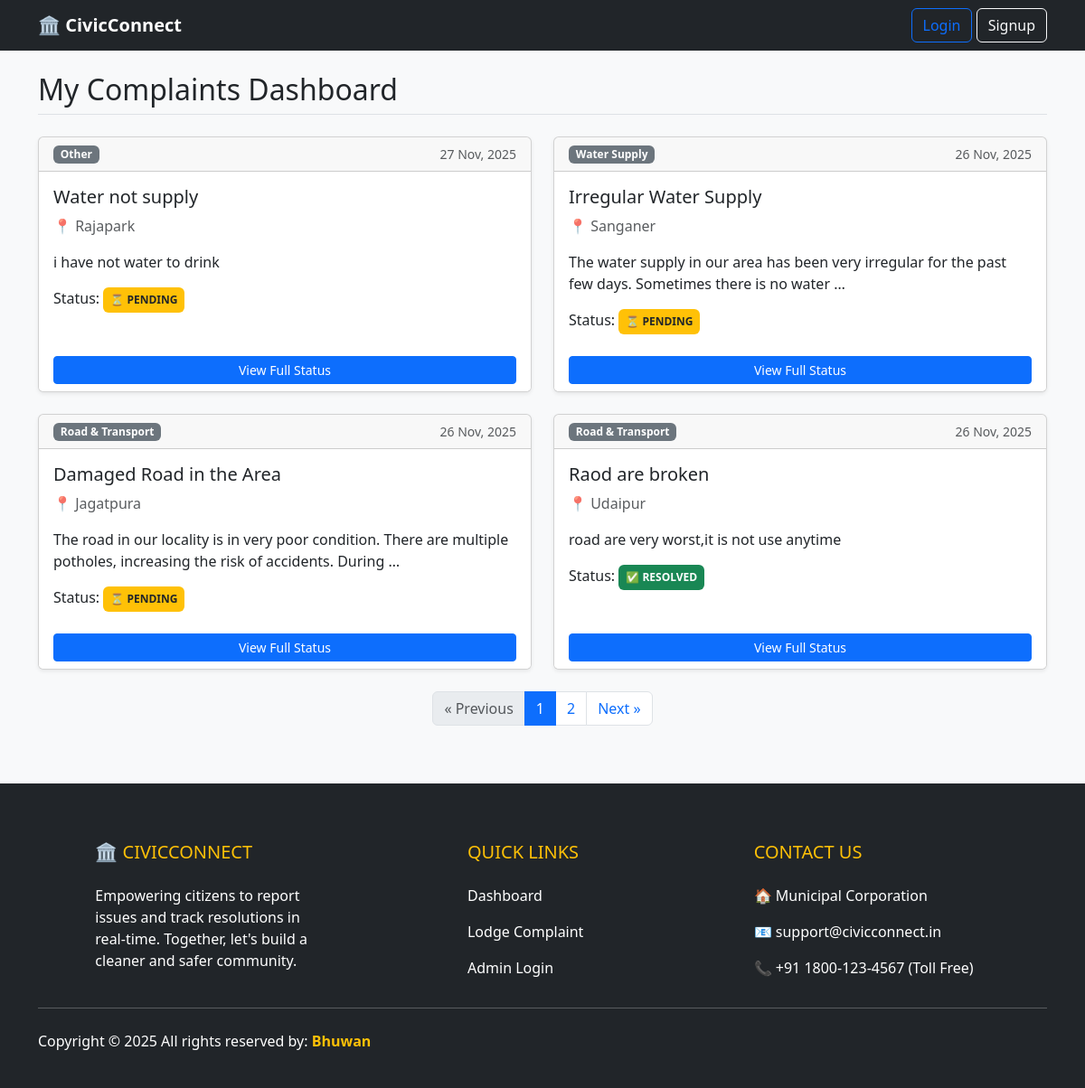
The app's page /, older data.
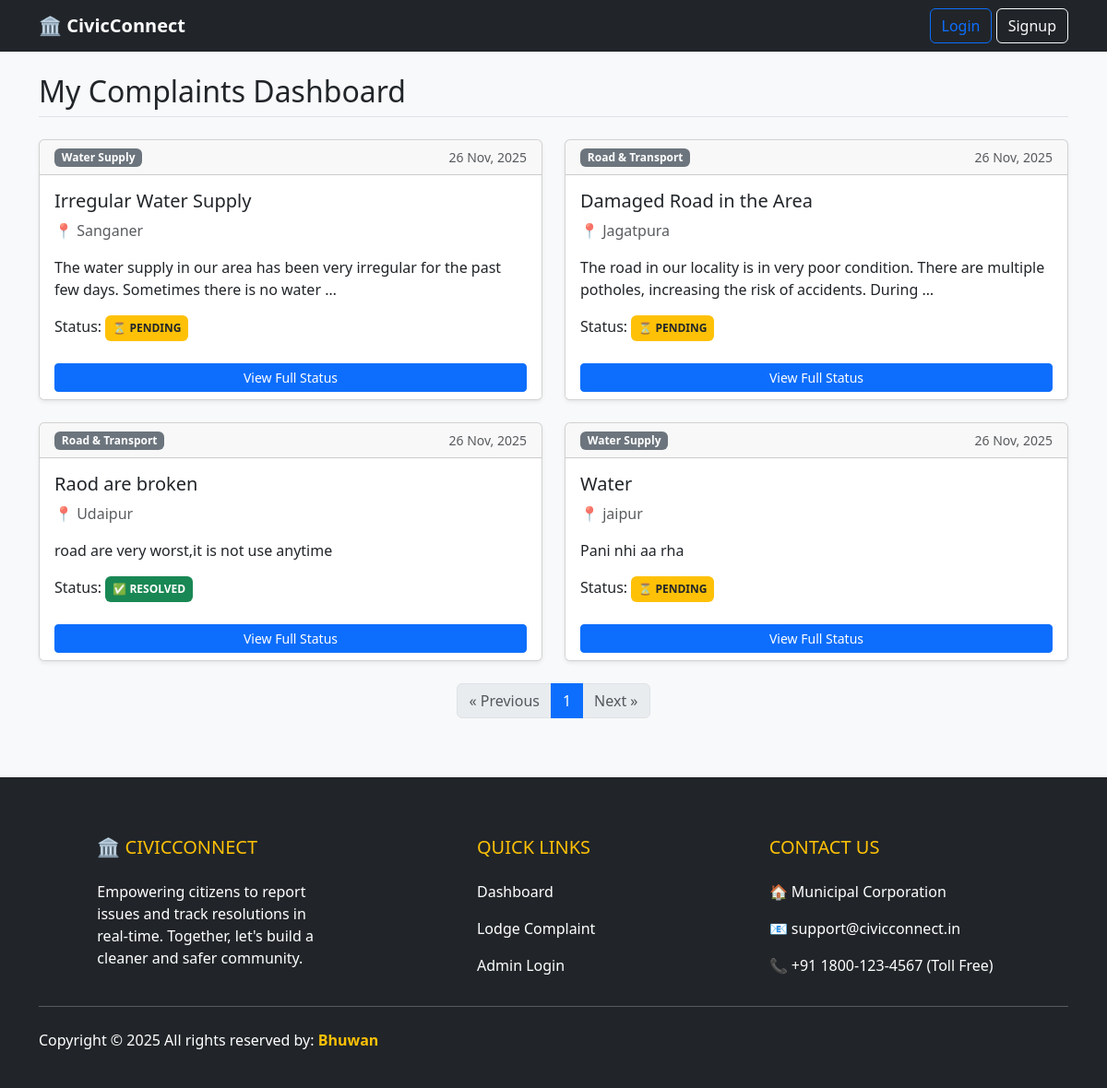
The same page, newer data.
### GrievancePortal/models.py (models this page shows, shortened)
class Grievance(models.Model):
    CATEGORY_CHOICES = [
        ('ROAD', 'Road & Transport'),
        ('WATER', 'Water Supply'),
        ('ELECTRICITY', 'Electricity & Street Lights'),
        ('GARBAGE', 'Garbage & Cleaning'),
        ('OTHER', 'Other'),
    ]
    STATUS_CHOICES = [
        ('PENDING', 'Pending Review'),
        ('IN_PROGRESS', 'In Progress'),
        ('RESOLVED', 'Resolved'),
        ('REJECTED', 'Rejected'),
    ]
    user = models.ForeignKey(User, on_delete=models.CASCADE)
    title = models.CharField(max_length=200, verbose_name="Complaint Subject")
    description = models.TextField(verbose_name="Detailed Issue")
    location = models.CharField(max_length=200, help_text="E.g., Sector 4, Main Market")
    evidence_image = models.ImageField(upload_to='grievances/', blank=True, null=True)
    category = models.CharField(max_length=20, choices=CATEGORY_CHOICES, default='OTHER')
    status = models.CharField(max_length=20, choices=STATUS_CHOICES, default='PENDING')
    created_at = models.DateTimeField(auto_now_add=True)
    updated_at = models.DateTimeField(auto_now=True)

### GrievancePortal/views.py (the view)
# urls.py: path('', grievance_views.grievance_list, name='grievance_list'),
def grievance_list(request):
    posts_list = Grievance.objects.all().order_by('-created_at')  #Sabhi posts layega
    query = request.GET.get('q')
    if query:
        posts_list = posts_list.filter(title__icontains=query)
    paginator = Paginator(posts_list, 4)  # Show only 3 posts per page
    page_number = request.GET.get('page')
    page_obj = paginator.get_page(page_number)
    return render(request, 'grievance/grievance_list.html', {'page_obj': page_obj, 'posts': page_obj.object_list, 'query': query})

### GrievancePortal/templates/grievance/grievance_list.html
{% extends 'grievance/base.html' %}
{% block content %}
    <h2 class="mb-4 border-bottom pb-2">My Complaints Dashboard</h2>
    <div class="row">
        {% for obj in posts %} <div class="col-md-6 mb-4">
            <div class="card shadow-sm h-100">
                <div class="card-header d-flex justify-content-between align-items-center">
                    <span class="badge bg-secondary">{{ obj.get_category_display }}</span>
                    <small class="text-muted">{{ obj.created_at|date:"d M, Y" }}</small>
                </div>
                <div class="card-body">
                    <h5 class="card-title">{{ obj.title }}</h5>
                    <p class="card-text text-muted">📍 {{ obj.location }}</p>
                    <p class="card-text">{{ obj.description|truncatewords:20 }}</p>
                    <div class="mt-3">
                        Status:
                        {% if obj.status == 'RESOLVED' %}
                            <span class="badge bg-success p-2">✅ RESOLVED</span>
                        {% elif obj.status == 'REJECTED' %}
                            <span class="badge bg-danger p-2">❌ REJECTED</span>
                        {% elif obj.status == 'IN_PROGRESS' %}
                            <span class="badge bg-info p-2">🚧 IN PROGRESS</span>
                        {% else %}
                            <span class="badge bg-warning text-dark p-2">⏳ PENDING</span>
                        {% endif %}
                    </div>
                </div>
                <div class="card-footer bg-white border-top-0">
                    <a href="{% url 'grievance_detail' pk=obj.pk %}" class="btn btn-primary btn-sm w-100">View Full Status</a>
                </div>
            </div>
        </div>
        {% empty %}
        <div class="alert alert-info">You haven't filed any complaints yet.</div>
        {% endfor %}
    </div>
</div>
    <nav aria-label="Page navigation" class="my-6">
        <ul class="pagination justify-content-center">
            {% if page_obj.has_previous %}
                <li class="page-item">
                    <a class="page-link" href="?page={{ page_obj.previous_page_number }}{% if query %}&q={{ query|urlencode }}{% endif %}" aria-label="Previous">&laquo; Previous</a>
                </li>
            {% else %}
                <li class="page-item disabled"><span class="page-link">&laquo; Previous</span></li>
            {% endif %}
            {% for num in page_obj.paginator.page_range %}
                {% if num == page_obj.number %}
                    <li class="page-item active" aria-current="page"><span class="page-link">{{ num }}</span></li>
                {% else %}
                    <li class="page-item"><a class="page-link" href="?page={{ num }}{% if query %}&q={{ query|urlencode }}{% endif %}">{{ num }}</a></li>
                {% endif %}
            {% endfor %}
            {% if page_obj.has_next %}
                <li class="page-item">
                    <a class="page-link" href="?page={{ page_obj.next_page_number }}{% if query %}&q={{ query|urlencode }}{% endif %}" aria-label="Next">Next &raquo;</a>
                </li>
            {% else %}
                <li class="page-item disabled"><span class="page-link">Next &raquo;</span></li>
            {% endif %}
        </ul>
    </nav>
{% endblock %}

### GrievancePortal/templates/grievance/base.html (shortened to what this page needs)
<!DOCTYPE html>
<html>
  <head>
    <link
      href="https://cdn.jsdelivr.net/npm/bootstrap@5.3.0/dist/css/bootstrap.min.css"
      rel="stylesheet"
    />
  </head>
  <body class="bg-light">
    <nav class="navbar navbar-expand-lg navbar-dark bg-dark">
      <div class="container">
        <a class="navbar-brand fw-bold" href="{% url 'grievance_list' %}"
          >🏛️ CivicConnect</a
        >
        <div class="ml-auto">
          {% if user.is_authenticated %}
          <span class="text-white me-3">Welcome, {{ user.username }}</span>
          <a href="{% url 'grievance_create' %}" class="btn btn-warning fw-bold"
            >+ Lodge Complaint</a
          >
          <form action="{% url 'logout' %}" method="post" class="d-inline">
            {% csrf_token %}
            <button type="submit" class="btn btn-outline-light btn-sm ms-2">
              Logout
            </button>
          </form>
          {% else %}
          <a href="{% url 'login' %}" class="btn btn-outline-primary">Login</a>
          <a href="{% url 'signup' %}" class="btn btn-outline-light">Signup</a>
          {% endif %}
        </div>
      </div>
    </nav>
    <div class="container mt-4">{% block content %} {% endblock %}</div>
    <footer class="bg-dark text-white pt-5 pb-4 mt-5">
        <div class="container">
            <div class="row">
                <div class="col-md-4 col-lg-4 col-xl-3 mx-auto mt-3">
                    <h5 class="text-uppercase mb-4 font-weight-bold text-warning">🏛️ CivicConnect</h5>
                    <p>
                        Empowering citizens to report issues and track resolutions in real-time.
                        Together, let's build a cleaner and safer community.
                    </p>
                </div>
                <div class="col-md-2 col-lg-2 col-xl-2 mx-auto mt-3">
                    <h5 class="text-uppercase mb-4 font-weight-bold text-warning">Quick Links</h5>
                    <p>
                        <a href="{% url 'grievance_list' %}" class="text-white text-decoration-none">Dashboard</a>
                    </p>
                    <p>
                        <a href="{% url 'grievance_create' %}" class="text-white text-decoration-none">Lodge Complaint</a>
                    </p>
                    <p>
                        <a href="/admin/" class="text-white text-decoration-none">Admin Login</a>
                    </p>
                </div>
                <div class="col-md-4 col-lg-3 col-xl-3 mx-auto mt-3">
                    <h5 class="text-uppercase mb-4 font-weight-bold text-warning">Contact Us</h5>
                    <p>
                        🏠 Municipal Corporation
                    </p>
                    <p>
                        📧 support@civicconnect.in
                    </p>
                    <p>
                        📞 +91 1800-123-4567 (Toll Free)
                    </p>
                </div>
            </div>
            <hr class="mb-4">
            <div class="row align-items-center">
                <div class="col-md-7 col-lg-8">
                    <p> Copyright © 2025 All rights reserved by:
                        <a href="#" style="text-decoration: none;">
                            <strong class="text-warning">Bhuwan</strong>
                        </a>
                    </p>
                </div>
            </div>
        </div>
    </footer>
    </body>
</html>
</html>

### GrievancePortal/templates/grievance/base.html (style rules this page uses)
body { display: flex; flex-direction: column; min-height: 100vh; }
footer { margin-top: auto; }

Row changes from the older to the newer data that the page shows:
removed Grievance: category "Other", created_at "27 Nov, 2025", title "Water not supply", location "Rajapark", description "i have not water to drink", status "⏳ PENDING"
now on this page (row unchanged): Grievance: category "Water Supply", created_at "26 Nov, 2025", title "Water", location "jaipur", description "Pani nhi aa rha", status "⏳ PENDING"
Text that changed along with them:
list line gone: "2"
